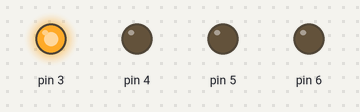
Bench run of a sketch on a simulated Arduino Uno, built with avr-gcc and run on an emulated ATmega328P. On the bench: output pins drawn as LEDs (lit = HIGH).

Above: at 0.5 s.
At 1.5 s:
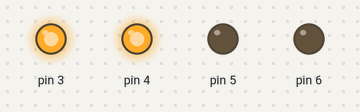
At 2.5 s:
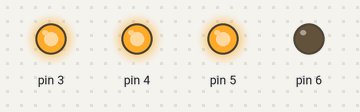
At 3.5 s:
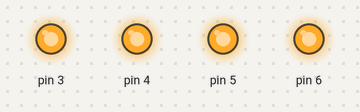
Timing chart, 0 to 4.6 s (numbered marks = the images above):
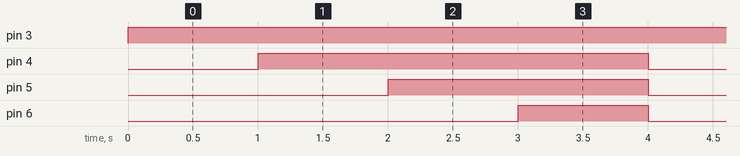

Measured:
- by itself, pin 3: LOW → HIGH at 0.00 s
- by itself, pin 4: alternates HIGH for 3.0 s and LOW for 1.0 s
- by itself, pin 5: alternates HIGH for 2.0 s and LOW for 2.0 s
- by itself, pin 6: alternates HIGH for 1.0 s and LOW for 3.0 s

The sketch:

led06-3.ino
```cpp
//led 순차점멸
//1000
//1100
//1110
//1111 이런식으로
#include <Led.h>

Led leds[4] = { Led(3), Led(4),Led(5),Led(6) };
int out_no = 0;

void setup() {
}

void loop() {

  for(int n=0; n<4; n++){
    leds[n].setValue(n <= out_no);
  }
  if (out_no == 4){

  }
  out_no = (++out_no) % 4;
  delay(1000);

}
```
